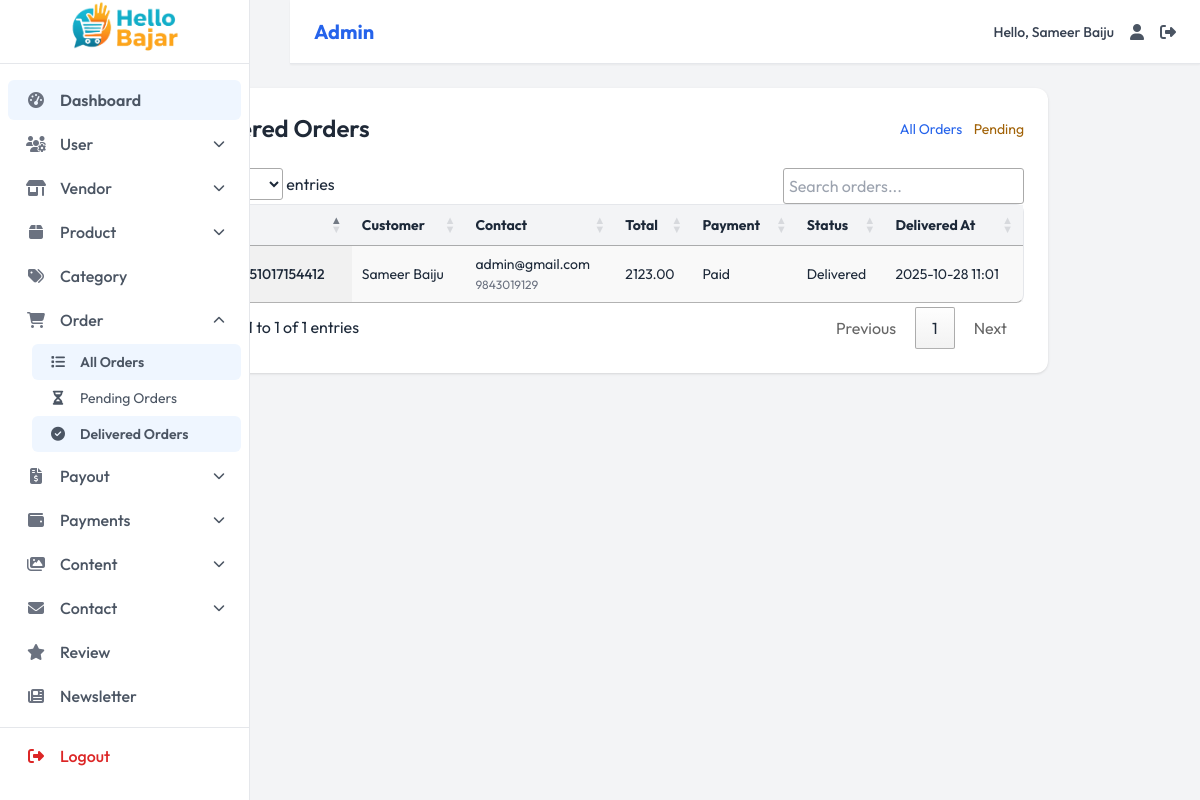
The page /admin-dashboard/orders/delivered/ (signed in) on the database its author committed.
### dashboard/models.py (models this page shows, shortened)
class Organization(models.Model):
    name = models.CharField(max_length=200, default="My Store")
    logo = models.ImageField(upload_to='org/', blank=True, null=True)
    email = models.EmailField()
    phone = models.CharField(max_length=15)
    phone_secondary = models.CharField(max_length=15, blank=True)
    address = models.TextField()
    facebook = models.URLField(blank=True)
    instagram = models.URLField(blank=True)
    twitter = models.URLField(blank=True)
    youtube = models.URLField(blank=True)
    tiktok = models.URLField(blank=True)
    class Meta:
        verbose_name = 'Organization Info'
        verbose_name_plural = 'Organization Info'

class Order(models.Model):
    STATUS_CHOICES = [
        ('pending', 'Pending'),
        ('processing', 'Processing'),
        ('shipped', 'Shipped'),
        ('delivered', 'Delivered'),
        ('cancelled', 'Cancelled'),
        ('refunded', 'Refunded'),
    ]
    PAYMENT_CHOICES = [
        ('cod', 'Cash on Delivery'),
        ('esewa', 'eSewa'),
        ('khalti', 'Khalti'),
        ('imepay', 'IME Pay'),
        ('connectips', 'ConnectIPS'),
    ]
    PAYMENT_STATUS_CHOICES = [
        ('unpaid', 'Unpaid'),
        ('paid', 'Paid'),
        ('failed', 'Failed'),
        ('refunded', 'Refunded'),
    ]
    order_number = models.CharField(max_length=20, unique=True, editable=False)
    user = models.ForeignKey(User, on_delete=models.SET_NULL, null=True, blank=True)
    full_name = models.CharField(max_length=200)
    phone = models.CharField(max_length=15)
    email = models.EmailField()
    address = models.TextField()
    city = models.CharField(max_length=100)
    PROVINCE_CHOICES = [
        ('province1', 'Koshi Province'),
        ('madhesh', 'Madhesh Province'),
        ('bagmati', 'Bagmati Province'),
        ('gandaki', 'Gandaki Province'),
        ('lumbini', 'Lumbini Province'),
        ('karnali', 'Karnali Province'),
        ('sudurpashchim', 'Sudurpashchim Province'),
    ]
    province = models.CharField(max_length=20, choices=PROVINCE_CHOICES)
    postal_code = models.CharField(max_length=10, blank=True)
    subtotal = models.DecimalField(max_digits=10, decimal_places=2)
    shipping_cost = models.DecimalField(max_digits=10, decimal_places=2, default=0)
    discount = models.DecimalField(max_digits=10, decimal_places=2, default=0)
    tax = models.DecimalField(max_digits=10, decimal_places=2, default=0)
    total = models.DecimalField(max_digits=10, decimal_places=2)
    payment_method = models.CharField(max_length=20, choices=PAYMENT_CHOICES)
    payment_status = models.CharField(max_length=20, choices=PAYMENT_STATUS_CHOICES, default='unpaid')
    transaction_id = models.CharField(max_length=100, blank=True)
    coupon = models.ForeignKey('Coupon', on_delete=models.SET_NULL, null=True, blank=True)
    status = models.CharField(max_length=20, choices=STATUS_CHOICES, default='pending')
    notes = models.TextField(blank=True, help_text='Customer notes')
    admin_notes = models.TextField(blank=True, help_text='Internal admin notes')
    created_at = models.DateTimeField(auto_now_add=True)
    updated_at = models.DateTimeField(auto_now=True)
    delivered_at = models.DateTimeField(null=True, blank=True)

### dashboard/views.py (the view)
    @login_required
    def wrapper(request, *args, **kwargs):
        if not hasattr(request.user, 'role') or not request.user.role.is_admin():
            return redirect('home')
        return view_func(request, *args, **kwargs)

### dashboard/models.py (called while the page is built)
    def is_admin(self):
        return self.role == 'admin'

### dashboard/views.py (called while the page is built)
def admin_required(view_func):
    @login_required
    def wrapper(request, *args, **kwargs):
        if not hasattr(request.user, 'role') or not request.user.role.is_admin():
            return redirect('home')
        return view_func(request, *args, **kwargs)
    return wrapper

@admin_required
def admin_orders_delivered(request):
    orders = Order.objects.filter(status='delivered').order_by('-created_at')
    return render(request, 'dashboard/pages/order/delivered_orders.html', {
        'orders': orders,
        'order_model': Order,
    })

### templates/dashboard/pages/order/delivered_orders.html (shortened to what this page needs)
{% extends 'dashboard/components/base.html' %}
{% load static %}
{% block content %}
<div class="bg-white rounded-xl shadow p-6">
  <div class="flex justify-between items-center mb-6">
    <h1 class="text-2xl font-semibold text-gray-800">Delivered Orders</h1>
    <div class="space-x-2">
      <a href="{% url 'admin_orders_list' %}" class="text-sm text-blue-600 hover:text-blue-800">All Orders</a>
      <a href="{% url 'admin_orders_pending' %}" class="text-sm text-yellow-700 hover:text-yellow-800">Pending</a>
    </div>
  </div>
  <div class="overflow-x-auto">
    <table id="deliveredOrdersTable" class="display w-full border border-gray-200 rounded-lg text-sm">
      <thead class="bg-gray-100">
        <tr>
          <th class="px-4 py-3 text-left">Order #</th>
          <th class="px-4 py-3 text-left">Customer</th>
          <th class="px-4 py-3 text-left">Contact</th>
          <th class="px-4 py-3 text-left">Total</th>
          <th class="px-4 py-3 text-left">Payment</th>
          <th class="px-4 py-3 text-left">Status</th>
          <th class="px-4 py-3 text-left">Delivered At</th>
      </thead>
      <tbody>
        {% for order in orders %}
        <tr class="hover:bg-gray-50">
          <td class="px-4 py-3 font-medium">{{ order.order_number }}</td>
          <td class="px-4 py-3">{{ order.full_name }}</td>
          <td class="px-4 py-3">{{ order.email }}<br><span class="text-xs text-gray-500">{{ order.phone }}</span></td>
          <td class="px-4 py-3">{{ order.total }}</td>
          <td class="px-4 py-3">
            {% for value, label in order_model.PAYMENT_STATUS_CHOICES %}
              {% if order.payment_status == value %}
                {{ label }}
              {% endif %}
            {% endfor %}
          </td>
          <td class="px-4 py-3">
            {% for value, label in order_model.STATUS_CHOICES %}
              {% if order.status == value %}
                {{ label }}
              {% endif %}
            {% endfor %}
          </td>
          <td class="px-4 py-3">
            {% if order.delivered_at %}
              {{ order.delivered_at|date:"Y-m-d H:i" }}
            {% else %}
              -
            {% endif %}
          </td>
        </tr>
        {% endfor %}
      </tbody>
    </table>
  </div>
</div>
{% endblock %}

### templates/dashboard/components/navbar.html (shortened to what this page needs)
<nav class="navbar bg-white border-b border-gray-200 fixed top-0 md:left-[290px] left-0 right-0 z-40 flex items-center justify-between px-6 py-3 shadow-sm">
  <div class="flex items-center">
   <span class="text-xl font-bold text-blue-600">
    {% if request.user.role.role == 'admin' %}
        Admin
    {% else %}
        Vendor
    {% endif %}
</span>
  </div>
  <div class="flex items-center space-x-4">
    <span class="text-sm font-medium text-gray-700">Hello, {{user.first_name}} {{user.last_name}}</span>
    <a href="" class="hover:text-blue-600 transition-colors duration-200" title="Profile" aria-label="Profile">
      <i class="fas fa-user text-gray-600"></i>
    </a>
    <a href="{% url 'logout'%}" class="hover:text-blue-600 transition-colors duration-200" title="Logout" aria-label="Logout">
      <i class="fas fa-sign-out-alt text-gray-600"></i>
    </a>
  </div>
</nav>

### templates/dashboard/components/sidebar.html (shortened to what this page needs)
<aside
  id="sidebar"
  class="bg-white border-r border-gray-200 w-[250px] fixed inset-y-0 left-0 transform transition-transform duration-300 md:translate-x-0 -translate-x-full z-30 flex flex-col pb-6"
  aria-label="Main navigation"
>
  <div class="px-0 py-0 h-16 flex items-center border-b border-gray-200">
    <a href="{% if request.user.role.role == 'admin' %}{% url 'admin_dashboard' %}{% else %}{% url 'vendor_dashboard' %}{% endif %}"
       class="flex items-center justify-center w-full h-full"
       aria-label="Hello Bazar Dashboard">
      <img src="{{organization.logo.url}}" alt="Hello Bazar Logo" class="h-full w-full object-contain">
    </a>
  </div>
  {% if request.user.role.role == 'admin' %}
  <nav class="flex-grow overflow-y-auto py-4 text-md" aria-label="Sidebar navigation">
    <ul class="space-y-1 px-2">
      <li>
        <a href="{% url 'admin_dashboard' %}" class="sidebar-link flex items-center px-4 py-2 rounded-md text-gray-600 font-medium hover:bg-gray-100 transition-all duration-200">
          <i class="fas fa-tachometer-alt w-6 text-center text-gray-500 mr-3"></i>
          <span>Dashboard</span>
        </a>
      </li>
      <li>
        <button class="sidebar-dropdown-toggle flex items-center w-full px-4 py-2 rounded-md text-gray-600 font-medium hover:bg-gray-100 transition-all duration-200">
          <i class="fas fa-users-cog w-6 text-center text-gray-500 mr-3"></i>
          <span>User</span>
          <i class="dropdown-icon fas fa-chevron-down text-xs ml-auto transition-transform duration-200"></i>
        </button>
      </li>
      <li>
        <button class="sidebar-dropdown-toggle flex items-center w-full px-4 py-2 rounded-md text-gray-600 font-medium hover:bg-gray-100 transition-all duration-200">
          <i class="fas fa-store-alt w-6 text-center text-gray-500 mr-3"></i>
          <span>Vendor</span>
          <i class="dropdown-icon fas fa-chevron-down text-xs ml-auto transition-transform duration-200"></i>
        </button>
      </li>
      <li>
        <button class="sidebar-dropdown-toggle flex items-center w-full px-4 py-2 rounded-md text-gray-600 font-medium hover:bg-gray-100 transition-all duration-200">
          <i class="fas fa-box w-6 text-center text-gray-500 mr-3"></i>
          <span>Product</span>
          <i class="dropdown-icon fas fa-chevron-down text-xs ml-auto transition-transform duration-200"></i>
        </button>
      </li>
      <li>
        <a href="{% url 'admin_categories_list' %}" class="sidebar-link flex items-center px-4 py-2 rounded-md text-gray-600 font-medium hover:bg-gray-100 transition-all duration-200">
          <i class="fas fa-tags w-6 text-center text-gray-500 mr-3"></i>
          <span>Category</span>
        </a>
      </li>
      <li>
        <button class="sidebar-dropdown-toggle flex items-center w-full px-4 py-2 rounded-md text-gray-600 font-medium hover:bg-gray-100 transition-all duration-200">
          <i class="fas fa-shopping-cart w-6 text-center text-gray-500 mr-3"></i>
          <span>Order</span>
          <i class="dropdown-icon fas fa-chevron-down text-xs ml-auto transition-transform duration-200"></i>
        </button>
        <ul class="sidebar-submenu hidden pl-6 mt-1">
          <li>
            <a href="{% url 'admin_orders_list' %}" class="sublink flex items-center px-4 py-2 rounded-md text-gray-600 font-normal text-sm hover:bg-gray-100 transition-all duration-200">
              <i class="fas fa-list w-5 text-center mr-3"></i>
              All Orders
            </a>
          </li>
          <li>
            <a href="{% url 'admin_orders_pending' %}" class="sublink flex items-center px-4 py-2 rounded-md text-gray-600 font-normal text-sm hover:bg-gray-100 transition-all duration-200">
              <i class="fas fa-hourglass-half w-5 text-center mr-3"></i>
              Pending Orders
            </a>
          </li>
          <li>
            <a href="{% url 'admin_orders_delivered' %}" class="sublink flex items-center px-4 py-2 rounded-md text-gray-600 font-normal text-sm hover:bg-gray-100 transition-all duration-200">
              <i class="fas fa-check-circle w-5 text-center mr-3"></i>
              Delivered Orders
            </a>
          </li>
        </ul>
      </li>
      <li>
        <button class="sidebar-dropdown-toggle flex items-center w-full px-4 py-2 rounded-md text-gray-600 font-medium hover:bg-gray-100 transition-all duration-200">
          <i class="fas fa-file-invoice-dollar w-6 text-center text-gray-500 mr-3"></i>
          <span>Payout</span>
          <i class="dropdown-icon fas fa-chevron-down text-xs ml-auto transition-transform duration-200"></i>
        </button>
      </li>
  <li>
    <button class="sidebar-dropdown-toggle flex items-center w-full px-4 py-2 rounded-md text-gray-600 font-medium hover:bg-gray-100 transition-all duration-200">
      <i class="fas fa-wallet w-6 text-center text-gray-500 mr-3"></i>
      <span>Payments</span>
      <i class="dropdown-icon fas fa-chevron-down text-xs ml-auto transition-transform duration-200"></i>
    </button>
  </li>
      <li>
        <button class="sidebar-dropdown-toggle flex items-center w-full px-4 py-2 rounded-md text-gray-600 font-medium hover:bg-gray-100 transition-all duration-200">
          <i class="fas fa-images w-6 text-center text-gray-500 mr-3"></i>
          <span>Content</span>
          <i class="dropdown-icon fas fa-chevron-down text-xs ml-auto transition-transform duration-200"></i>
        </button>
      </li>
      <li>
        <button class="sidebar-dropdown-toggle flex items-center w-full px-4 py-2 rounded-md text-gray-600 font-medium hover:bg-gray-100 transition-all duration-200">
          <i class="fas fa-envelope w-6 text-center text-gray-500 mr-3"></i>
          <span>Contact</span>
          <i class="dropdown-icon fas fa-chevron-down text-xs ml-auto transition-transform duration-200"></i>
        </button>
      </li>
      <li>
        <a href="{% url 'admin_reviews_list' %}" class="sidebar-link flex items-center px-4 py-2 rounded-md text-gray-600 font-medium hover:bg-gray-100 transition-all duration-200">
          <i class="fas fa-star w-6 text-center text-gray-500 mr-3"></i>
          <span>Review</span>
        </a>
      </li>
      <li>
        <a href="{% url 'admin_newsletter_list' %}" class="sidebar-link flex items-center px-4 py-2 rounded-md text-gray-600 font-medium hover:bg-gray-100 transition-all duration-200">
          <i class="fas fa-newspaper w-6 text-center text-gray-500 mr-3"></i>
          <span>Newsletter</span>
        </a>
      </li>
      <li>
        <a href="{% url 'admin_coupons_list' %}" class="sidebar-link flex items-center px-4 py-2 rounded-md text-gray-600 font-medium hover:bg-gray-100 transition-all duration-200">
        </a>
      </li>
    </ul>
  </nav>
  {% endif %}
  <div class="border-t border-gray-200 pt-2 px-2">
    <ul class="space-y-1">
      <li>
        <a href="{% url 'logout' %}" class="flex items-center px-4 py-2 rounded-md text-red-600 font-medium hover:bg-red-50 transition-all duration-200">
          <i class="fas fa-sign-out-alt w-6 text-center mr-3"></i>
          Logout
        </a>
      </li>
    </ul>
  </div>
</aside>

### templates/dashboard/components/base.html (style rules this page uses)
:root { --primary: #3b82f6; --primary-dark: #456fff; --primary-light: #60a5fa; --secondary: #4b5563; --success: #10b981; --warning: #f59e0b; --danger: #ef4444; --info: #06b6d4; --light: #f3f4f6; --dark: #1f2937; --white: #ffffff; --new-black-light: #344054; --new-black-light-opa: #3440543e; --new-black-dark: #1d2939; --new-blue: #456fff; --spacing-xs: 0.25rem; --spacing-sm: 0.5rem; --spacing-md: 1rem; --spacing-lg: 1.5rem; --spacing-xl: 2rem; --font-family-sans: "Outfit", "Inter", "Segoe UI", "Roboto", "Helvetica Neue", "Open Sans", sans-serif; --text-xs: 0.75rem; --text-sm: 0.875rem; --text-base: 1rem; --text-lg: 1.125rem; --text-xl: 1.25rem; --text-2xl: 1.5rem; --radius-md: 0.375rem; --radius-lg: 0.5rem; }
* { box-sizing: border-box; margin: 0; padding: 0; }
body { font-family: var(--font-family-sans); background-color: var(--light); color: var(--new-black-dark); line-height: 1.5; overflow-x: hidden; height: 100vh; transition: background-color 0.3s, color 0.3s; }
.navbar { background-color: var(--white); padding: var(--spacing-sm) var(--spacing-md); border-bottom: 1px solid var(--light); position: fixed; top: 0; left: 0; right: 0; z-index: 50; display: flex; justify-content: space-between; align-items: center; box-shadow: 0 1px 3px rgba(0, 0, 0, 0.1); height: 4rem; }

### rows shown on the page
Organization: logo (picture)
Order: order_number "ORD20251017154412", full_name "Sameer Baiju", email "admin@gmail.com", phone "9843019129", total "2123.00", PAYMENT_STATUS_CHOICES "Paid", STATUS_CHOICES "Delivered", delivered_at "2025-10-28 11:01"

### other values the page prints
{{ user.first_name }} "Sameer"
{{ user.last_name }} "Baiju"
